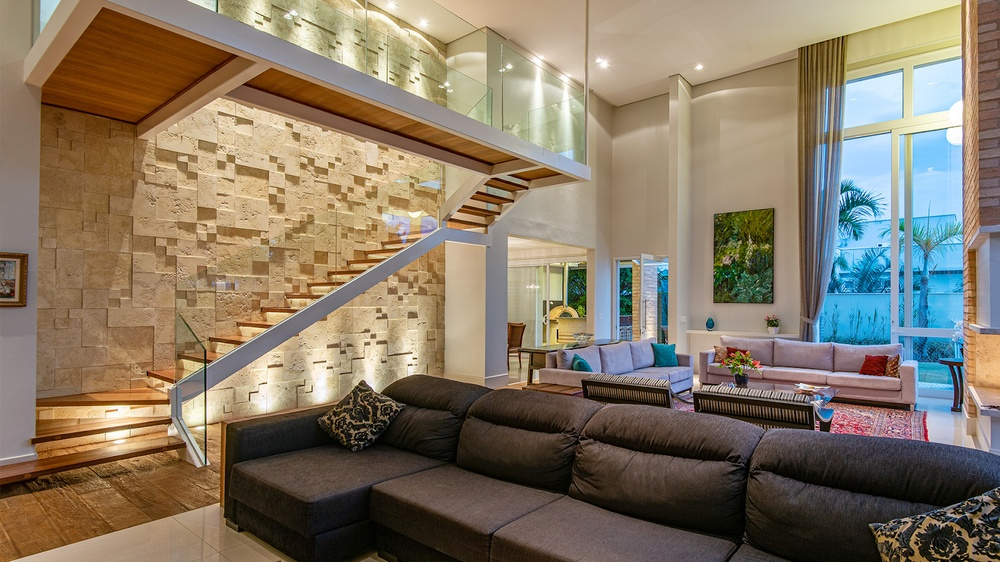
#> input picture sala2.jpg, 1000 x 562 px, shrunk from 1600 x 900 before the run
$ python alg2.py
#> lines starting #> are read from the running program, lines starting #| are printed output that depends on the picture; after the words box and inside, x2 and y2 are one past the last pixel; in counts of white or black regions, pixels touching at a corner belong together
import cv2
import numpy as np

# Carregar a imagem em escala de cinza
imagem = cv2.imread('sala2.jpg', cv2.IMREAD_GRAYSCALE)
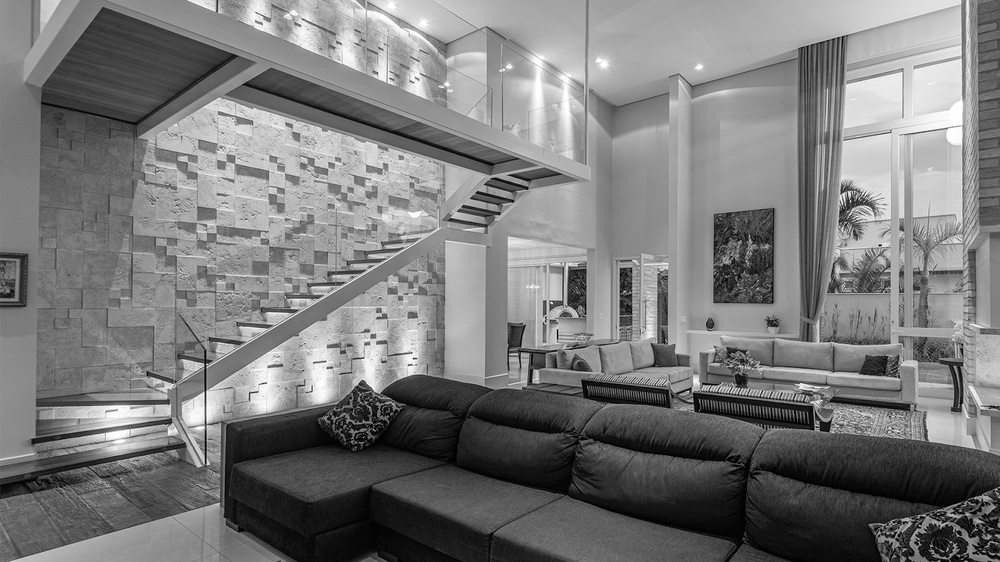
#> imagem: shape (562, 1000); min 0, max 255, mean 122.5

harris = cv2.cornerHarris(imagem, blockSize=2, ksize=9, k=0.01)
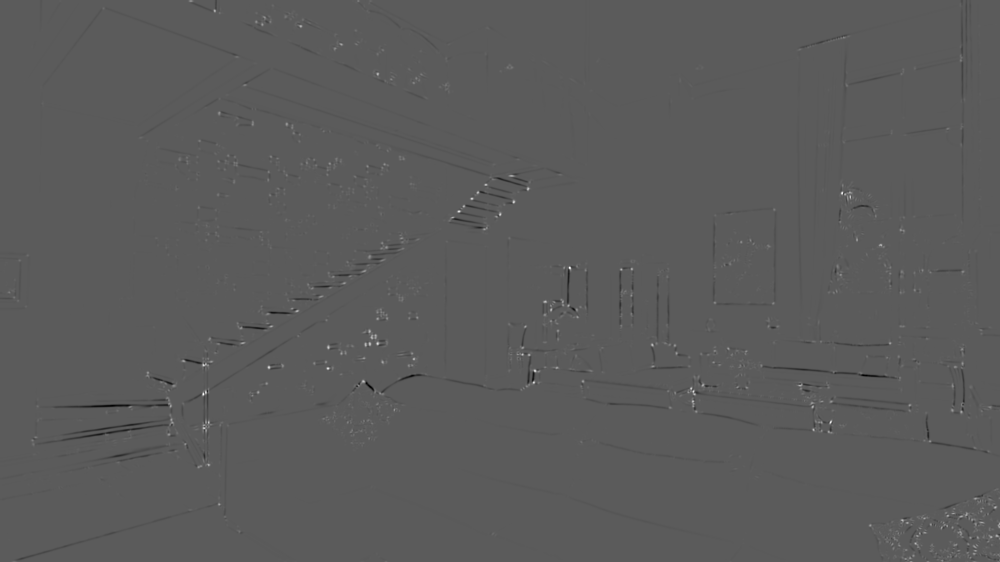
#> harris: shape (562, 1000) float32; min -1606.9, max 2883.6, mean -1.7; drawn with min black and max white

harris = cv2.dilate(harris, None)
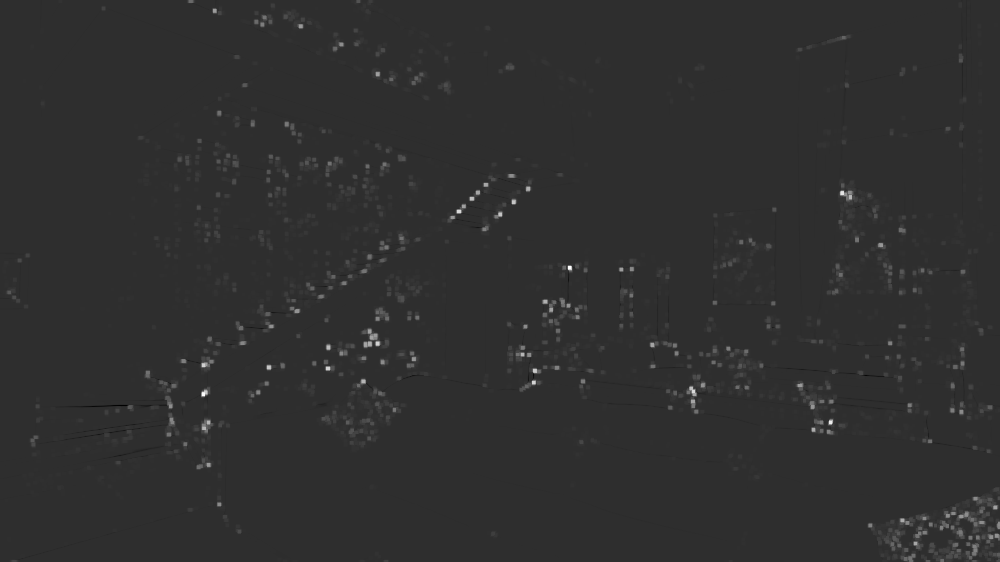
#> harris: shape (562, 1000) float32; min -639.6, max 2883.6, mean 19.5; drawn with min black and max white

imagem[harris > 0.01 * harris.max()] = [255]
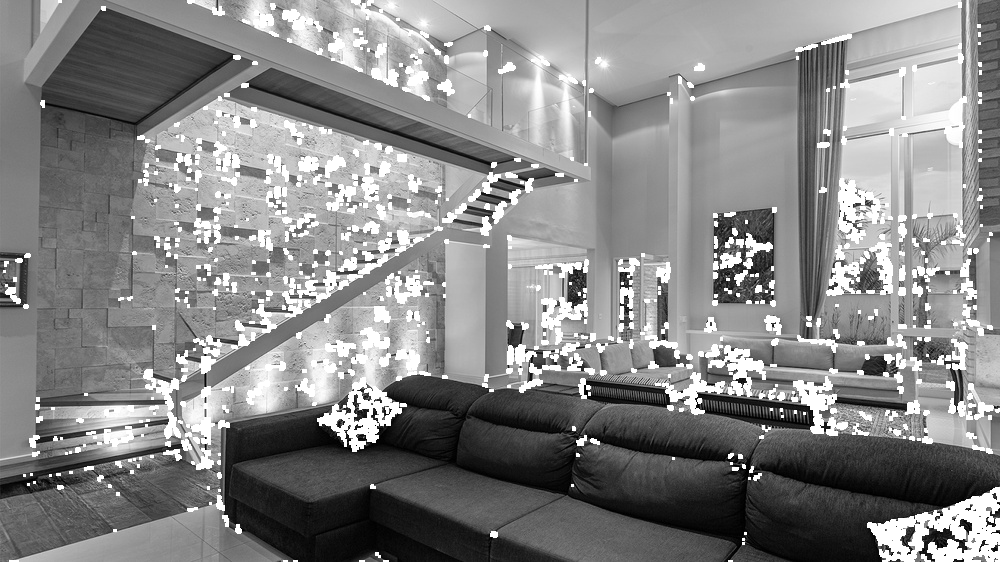
#> imagem: shape (562, 1000); 9% of pixels changed, all inside (x1, y1, x2, y2) = (3, 0, 1000, 562)

cv2.imshow("Harris Corner", imagem)
cv2.waitKey(0)
cv2.destroyAllWindows()

$ run again, with cozinha.jpg copied over sala2.jpg
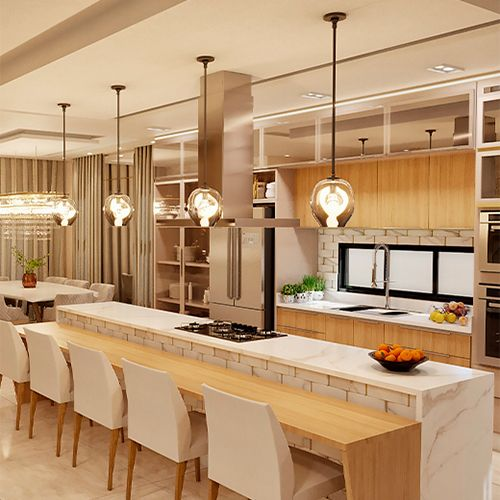
#> input picture cozinha.jpg, 500 x 500 px
#> `harris = cv2.dilate(harris, None)`:
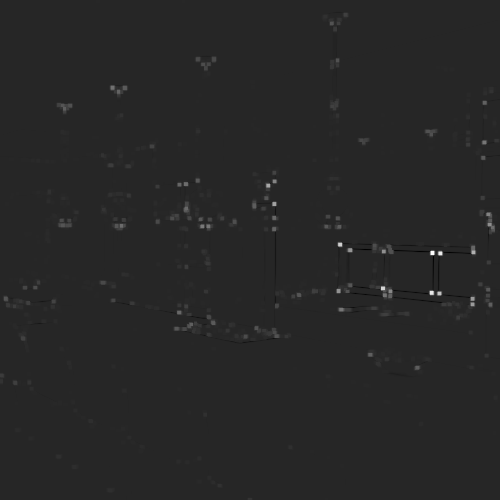
#> harris: shape (500, 500) float32; min -2756.8, max 15577.8, mean 49.6; drawn with min black and max white
#> `imagem[harris > 0.01 * harris.max()] = [255]`:
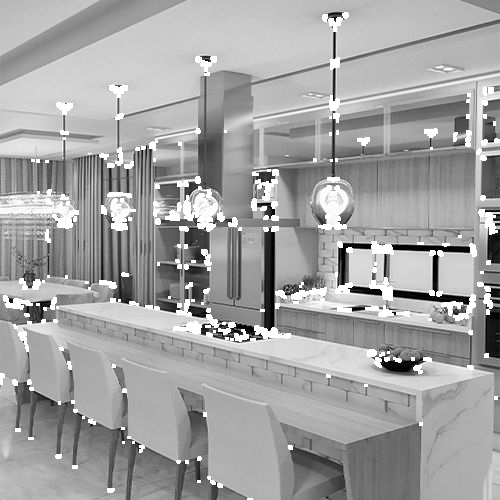
#> imagem: shape (500, 500); min 0, max 255, mean 162.2

$ run again, with quarto.jpg copied over sala2.jpg
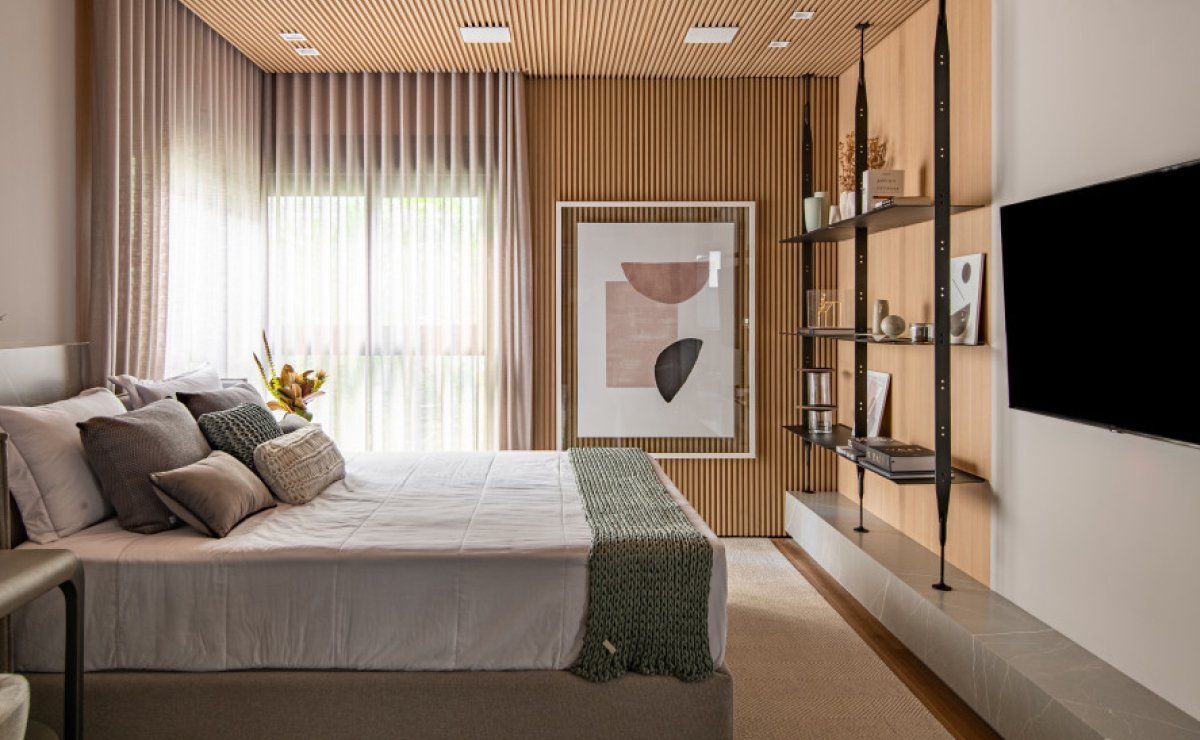
#> input picture quarto.jpg, 1200 x 740 px
#> `harris = cv2.dilate(harris, None)`:
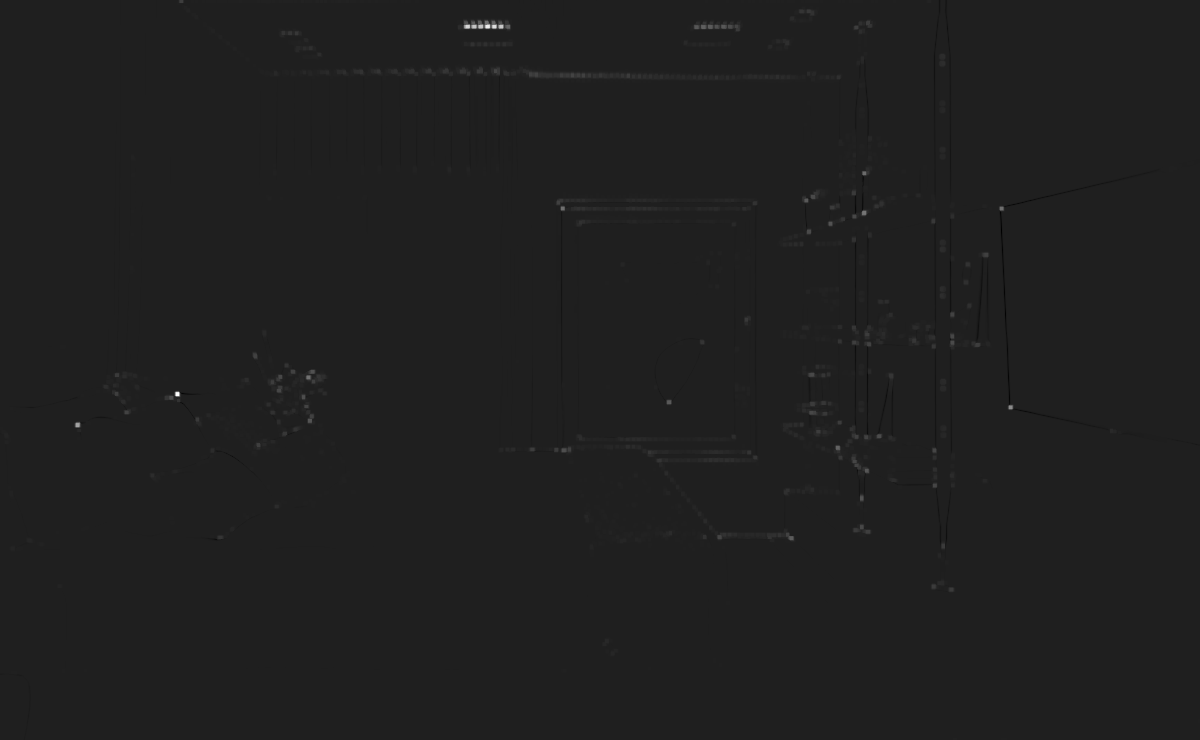
#> harris: shape (740, 1200) float32; min -1072.5, max 7638.6, mean 8.4; drawn with min black and max white
#> `imagem[harris > 0.01 * harris.max()] = [255]`:
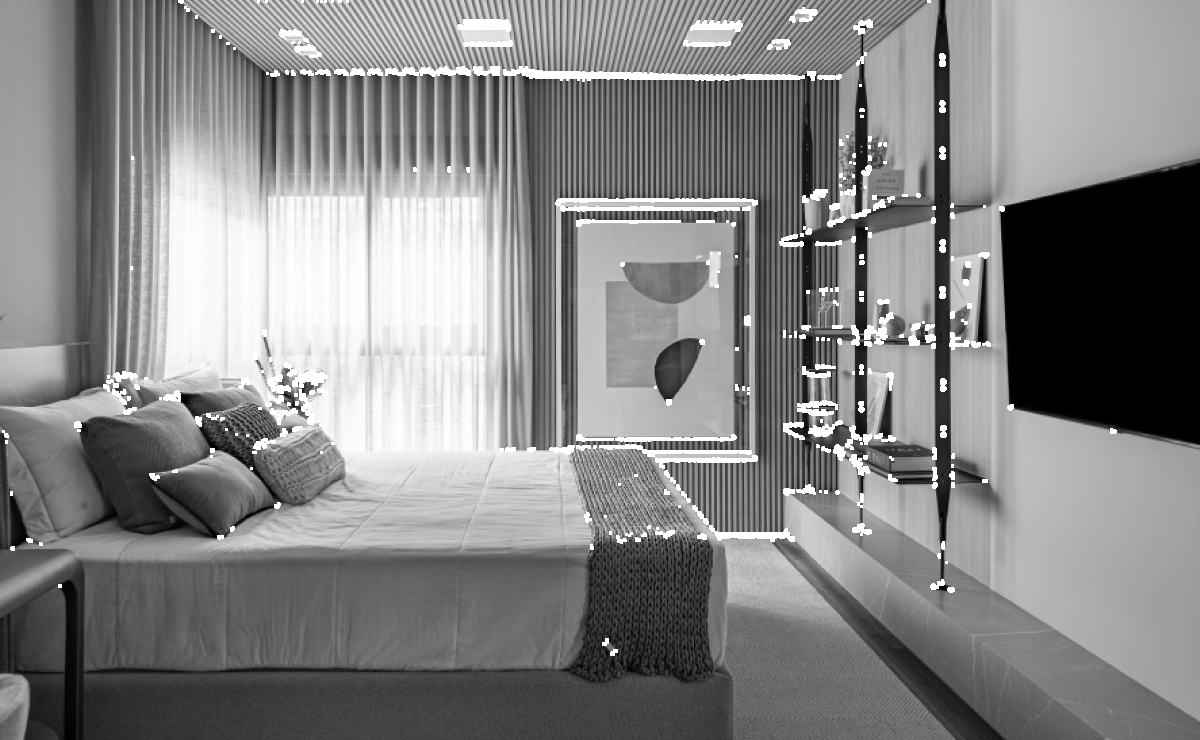
#> imagem: shape (740, 1200); min 0, max 255, mean 132
